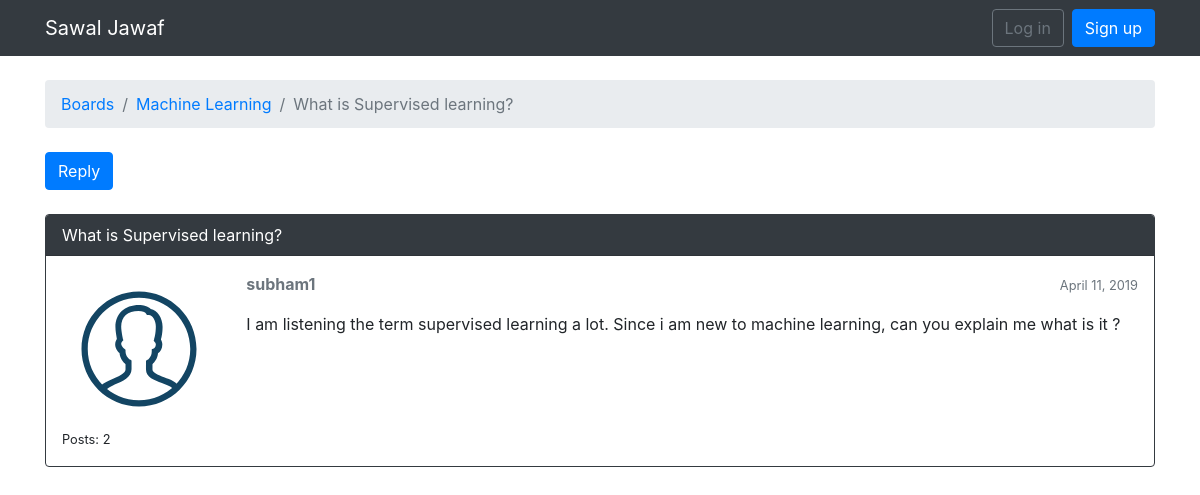
The page /boards/3/topics/5/ on the database as committed earlier.
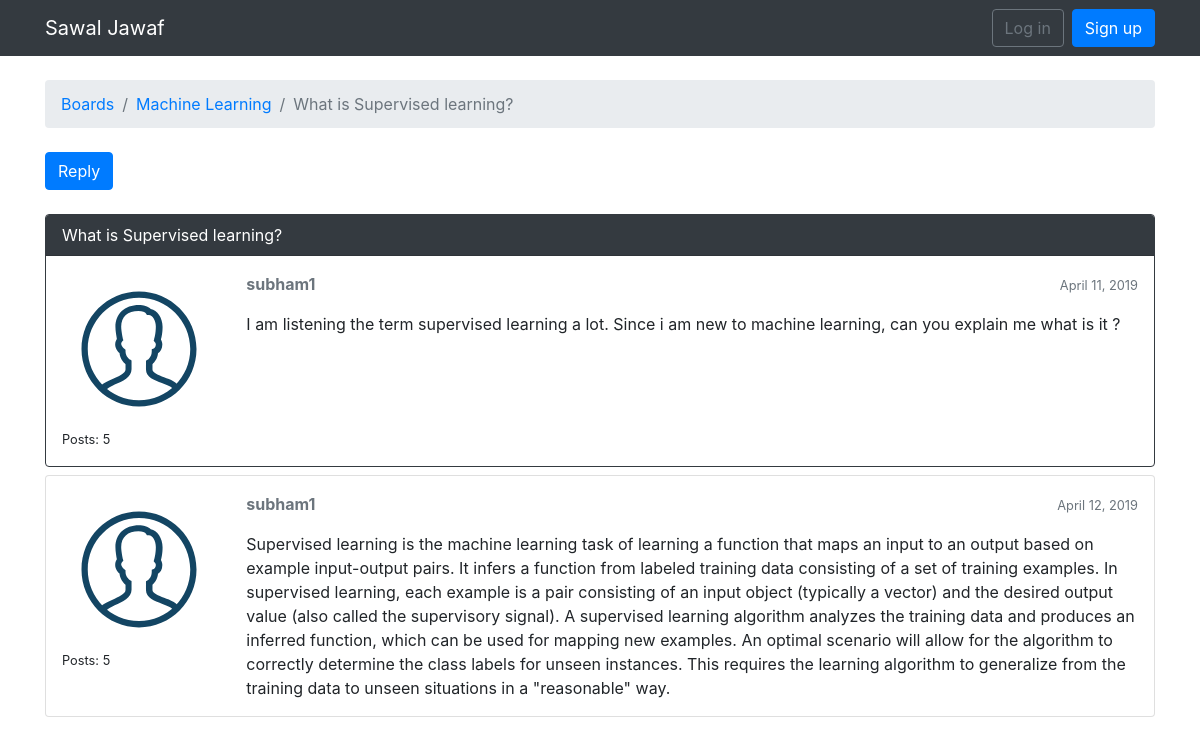
The same page on the database as committed later.
### boards/models.py (models this page shows, shortened)
class Topic(models.Model):
	subject = models.CharField(max_length=300)
	last_updated = models.DateTimeField(auto_now_add=True)
	board = models.ForeignKey(Board, related_name='topics')
	starter = models.ForeignKey(User,related_name='topics')
	views = models.PositiveIntegerField(default=0)

class Board(models.Model):
	name = models.CharField(max_length=40,unique=True)
	description = models.TextField(max_length=200)

class Post(models.Model):
	message = models.TextField(max_length=5000)
	topic = models.ForeignKey(Topic,related_name='posts')
	created_at = models.DateField(auto_now_add=True)
	updated_at = models.DateTimeField(null=True)
	created_by = models.ForeignKey(User,related_name='posts')
	updated_by = models.ForeignKey(User,null=True,related_name='+')

### boards/views.py (the view)
# urls.py: url(r'^boards/(?P<pk>\d+)/topics/(?P<topic_pk>\d+)/$', views.PostListView.as_view(), name='topic_posts'),
class PostListView(ListView):
    model = Post
    context_object_name = 'posts'
    template_name = 'topic_posts.html'
    paginate_by = 20
    def get_context_data(self, **kwargs):
        self.topic.views += 1
        self.topic.save()
        kwargs['topic'] = self.topic
        return super().get_context_data(**kwargs)
    def get_queryset(self):
        self.topic = get_object_or_404(Topic, board__pk=self.kwargs.get('pk'), pk=self.kwargs.get('topic_pk'))
        queryset = self.topic.posts.order_by('created_at')
        return queryset

### templates/topic_posts.html (shortened to what this page needs)
{% extends 'base.html' %}
{% load static %}
{% block breadcrumb %}
  <li class="breadcrumb-item"><a href="{% url 'home' %}">Boards</a></li>
  <li class="breadcrumb-item"><a href="{% url 'board_topics' topic.board.pk %}">{{ topic.board.name }}</a></li>
  <li class="breadcrumb-item active">{{ topic.subject }}</li>
{% endblock %}
{% block content %}
  <div class="mb-4">
    <a href="{% url 'reply_topic' topic.board.pk topic.pk %}" class="btn btn-primary" role="button">Reply</a>
  </div>
  {% for post in posts %}
    <div class="card {% if forloop.last %}mb-4{% else %}mb-2{% endif %} {% if forloop.first %}border-dark{% endif %}">
      {% if forloop.first %}
        <div class="card-header text-white bg-dark py-2 px-3">{{ topic.subject }}</div>
      {% endif %}
      <div class="card-body p-3">
        <div class="row">
          <div class="col-2">
            <img src="{% static 'img/avatar.svg' %}" alt="{{ post.created_by.username }}" class="w-100">
            <small>Posts: {{ post.created_by.posts.count }}</small>
          </div>
          <div class="col-10">
            <div class="row mb-3">
              <div class="col-6">
                <strong class="text-muted">{{ post.created_by.username }}</strong>
              </div>
              <div class="col-6 text-right">
                <small class="text-muted">{{ post.created_at }}</small>
              </div>
            </div>
            {{ post.message }}
          </div>
        </div>
      </div>
    </div>
  {% endfor %}
{% endblock %}

### templates/base.html (shortened to what this page needs)
{% load static %}<!DOCTYPE html>
<html>
  <head>
    <link rel="stylesheet" href="{% static 'css/bootstrap.min.css' %}">
  </head>
  <body>
    {% block body %}
   <nav class="navbar navbar-expand-sm navbar-dark bg-dark">
  <div class="container">
    <a class="navbar-brand" href="{% url 'home' %}">Sawal Jawaf</a>
    <div class="collapse navbar-collapse" id="mainMenu">
      {% if user.is_authenticated %}
        <ul class="navbar-nav ml-auto">
          <li class="nav-item dropdown">
            <a class="nav-link dropdown-toggle" href="#" id="userMenu" data-toggle="dropdown" aria-haspopup="true" aria-expanded="false">
              {{ user.username }}
            </a>
            <div class="dropdown-menu dropdown-menu-right" aria-labelledby="userMenu">
              <a class="dropdown-item" href="#">My account</a>
              <a class="dropdown-item" href="#">Change password</a>
              <div class="dropdown-divider"></div>
              <a class="dropdown-item" href="{% url 'logout' %}">Log out</a>
            </div>
          </li>
        </ul>
      {% else %}
        <form class="form-inline ml-auto">
          <a href="{% url 'login' %}" class="btn btn-outline-secondary">Log in</a>
          <a href="{% url 'signup' %}" class="btn btn-primary ml-2">Sign up</a>
        </form>
      {% endif %}
    </div>
  </div>
</nav>
    <div class="container">
      <ol class="breadcrumb my-4">
      {% block breadcrumb %}
      {% endblock %}
    </ol>
      {% block content %}
      {% endblock %}
    </div>
    {% endblock body %}
  </body>
</html>

Rows that differ between the two databases and show on the page:
computed for Post "April 11, 2019": created_by.posts.count "2" → "5"
added Post: created_by.posts.count "5", created_by.username "subham1", created_at "April 12, 2019", message "Supervised learning is the machine learning task of learning a function that maps an input to an output based on example input-output pairs. It infers a function from labeled training data consisting of a set of training examples. In supervised learning, each example is a pair consisting of an input object (typically a vector) and the desired output value (also called the supervisory signal). A supervised learning algorithm analyzes the training data and produces an inferred function, which can be used for mapping new examples. An optimal scenario will allow for the algorithm to correctly determine the class labels for unseen instances. This requires the learning algorithm to generalize…"
